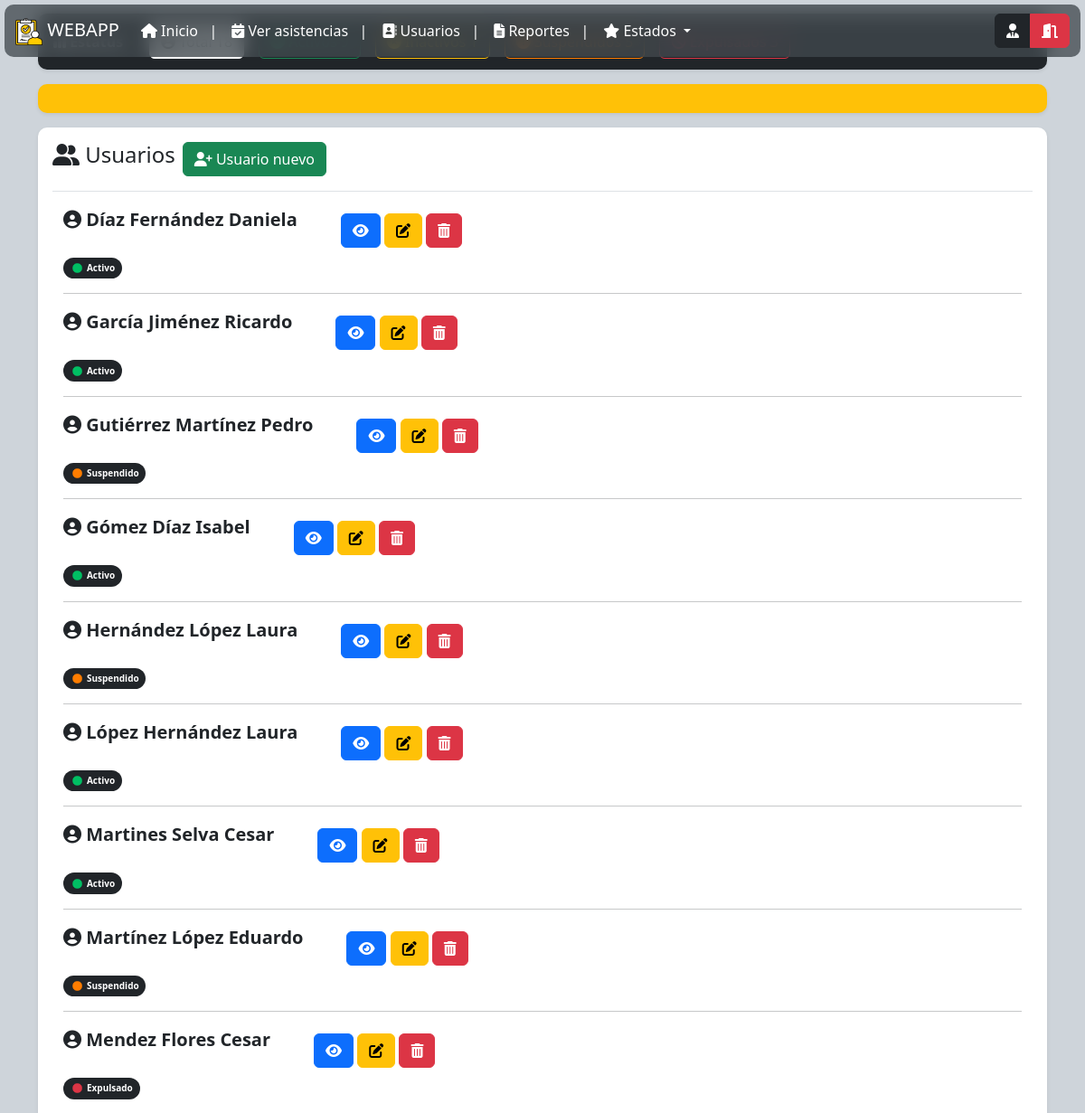
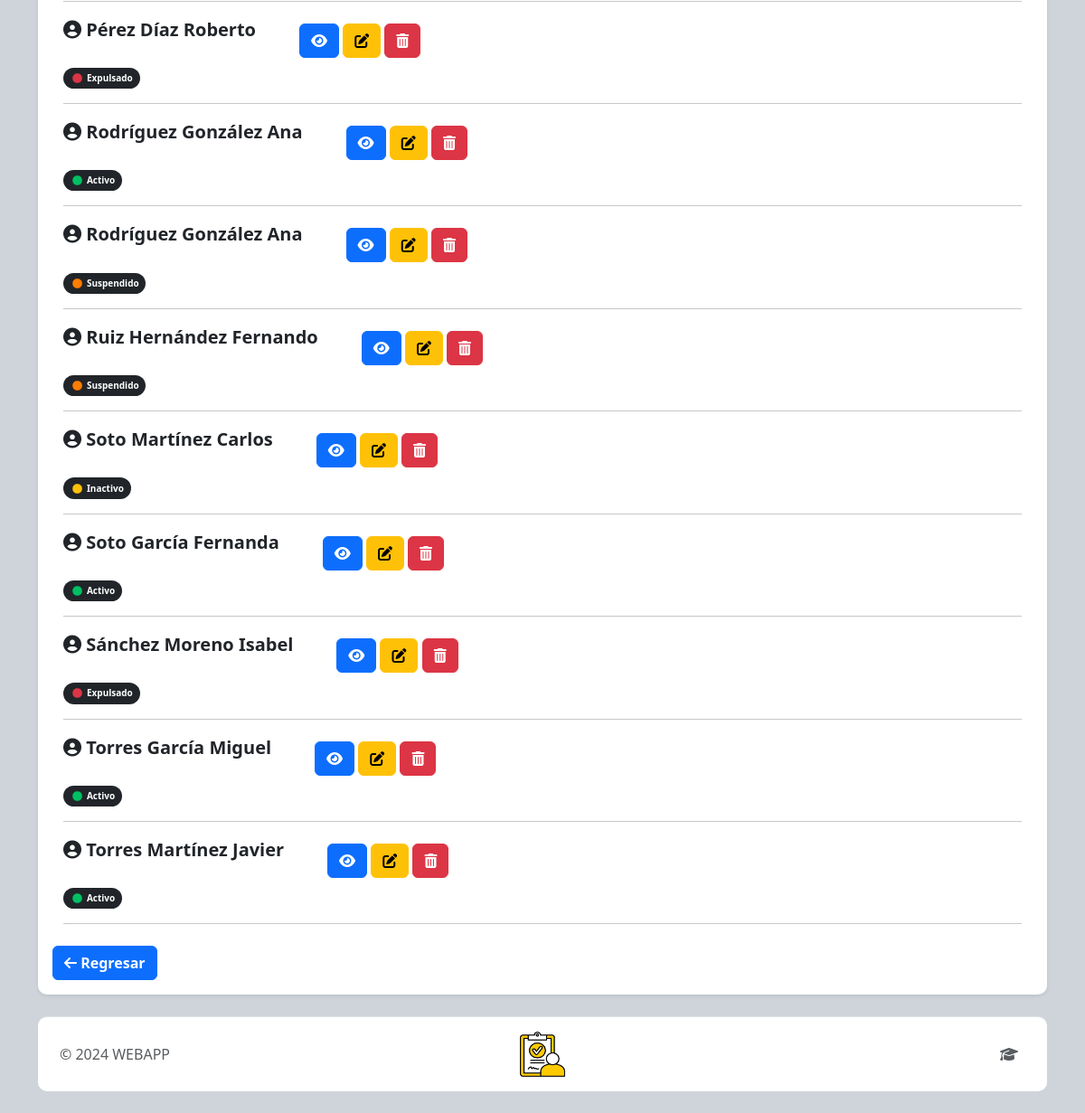
The app's page /views/admin/readAllUsuarios.php (signed in) with its own data (2 pictures, top to bottom).
### tables this page shows
CREATE TABLE `usuario` (
  `id_usuario` int(11) NOT NULL,
  `fecha_ingreso_taller` varchar(80) DEFAULT NULL,
  `nombre` varchar(50) DEFAULT NULL,
  `apellidoM` varchar(50) DEFAULT NULL,
  `apellidoP` varchar(50) DEFAULT NULL,
  `fecha_nacimiento` varchar(80) DEFAULT NULL,
  `fotografia` varchar(255) DEFAULT NULL,
  `grado` varchar(15) DEFAULT NULL,
  `profesion` varchar(100) DEFAULT NULL,
  `domicilio_profesion` varchar(200) DEFAULT NULL,
  `rfc` varchar(50) DEFAULT NULL,
  `celular` varchar(20) DEFAULT NULL,
  `correo` varchar(50) DEFAULT NULL,
  `telefonoCasa` varchar(20) DEFAULT NULL,
  `telefonoTrabajo` varchar(20) DEFAULT NULL,
  `domicilio` varchar(255) DEFAULT NULL,
  `tipoSangre` varchar(4) DEFAULT NULL,
  `padecimientos` varchar(200) DEFAULT NULL,
  `alergia` varchar(20) DEFAULT NULL,
  `seguro` varchar(50) DEFAULT NULL,
  `contacto_emergenciaNombre` varchar(100) DEFAULT NULL,
  `contacto_emergenciaTelefono` varchar(20) DEFAULT NULL,
  `conyugue` varchar(50) DEFAULT NULL,
  `conyugueCumpleaños` varchar(100) DEFAULT NULL,
  `fechagrado1` varchar(255) DEFAULT NULL,
  `fechagrado2` varchar(255) DEFAULT NULL,
  `fechagrado3` varchar(255) DEFAULT NULL,
  `estado` int(11) DEFAULT NULL
);

### models/usuarios.php (called while the page is built, shortened)
<?php
require_once("../../config/conexion.php");
class usuario
{
    private $PDO;
    public function __construct()
    {
        $con = new Conexion();
        $this->PDO = $con->open();
    }
    public function read()
    {
        $statement = "SELECT * FROM usuario";
        $query = $this->PDO->prepare($statement);
        return ($query->execute()) ? $query->fetchAll() : false;
    }
}

### config/conexion.php (called while the page is built, shortened)
<?php
    class Conexion
    {
        private $server = "localhost";
        private $db = "webapp";
        private $user = "root";
        private $password = "";
        public function open()
        {
            try {
                $this->conexion = new PDO("mysql:host=$this->server;dbname=$this->db", "$this->user", "$this->password");
                return $this->conexion;
            } catch (PDOException $e) {
                echo "Error: " . $e->getMessage();
            }
        }
    }
?>

### controllers/usuariosController.php (called while the page is built, shortened)
<?php
require_once("../../models/usuarios.php");
class usuariosController
{
    private $model;
    function __construct()
    {
        $this->model = new usuario();
    }
    public function readUsuario()
    {
        return ($this->model->read()) ? $this->model->read() : false;
    }
}

### views/admin/readAllUsuarios.php (the view, shortened to what this page needs)
<?php
require_once("template/header.php")
?>
<?php
require_once("../../controllers/usuariosController.php");
$objControl = new usuariosController();
$rows = $objControl->readUsuario();
$countActivos = 0;
$countSuspendidos = 0;
$countExpulsados = 0;
$countInactivos = 0;
if(is_array($rows)){
    foreach ($rows as $row) {
        if ($row['estado'] == 1) {
            $countActivos++;
        } elseif ($row['estado'] == 2) {
            $countSuspendidos++;
        } elseif ($row['estado'] == 3) {
            $countExpulsados++;
        } elseif ($row['estado'] == 0) {
            $countInactivos++;
        }
    }
}
if (is_array($rows)) {
    usort($rows, 'compareByApellidoP');
} else {
}
?>
<main class="container">
    <div class="nav-scroller bg-dark shadow-sm" style="border-radius: 10px; margin: 0px; margin-top: 15px;">
        <nav class="nav p-1 " aria-label="Secondary navigation">
            <div class="d-flex align-content-start flex-wrap">
                <div class="mt-2">
                    <label class="btn btn-black rounded-0" style=" pointer-events: none; color:white;">
                        <i class="fa-solid fa-chart-simple"></i> <b>Estatus</b>
                    </label>
                </div>
                <div class="mt-2">
                    <label class="btn btn-light ms-3" style="pointer-events: none;">
                        <i class="fa-solid fa-circle-user"></i>
                        Total <?= $countActivos + $countInactivos + $countSuspendidos + $countExpulsados ?>
                    </label>
                </div>
                <div class="mt-2">
                    <label class="btn btn-outline-success  ms-3" style="pointer-events: none;">
                        <i class="fa-solid fa-circle-check"></i>
                        Activos <?= $countActivos ?>
                    </label>
                </div>
                <div class="mt-2">
                    <label class="btn btn-outline-warning ms-3" style="pointer-events: none;">
                        <i class="fa-solid fa-circle-xmark"></i>
                        Inactivos <?= $countInactivos ?>
                    </label>
                </div>
                <div class="mt-2">
                    <label class="btn btn-outline ms-3" style="pointer-events: none; border-color: #ff7d00;color:#ff7d00">
                        <i class="fa-solid fa-circle-exclamation"></i>
                        Suspendidos <?= $countSuspendidos ?>
                    </label>
                </div>
                <div class="mt-2 mb-2">
                    <label class="btn btn-outline-danger ms-3" style="pointer-events: none;">
                        <i class="fa-solid fa-ban"></i>
                    </label>
                </div>
            </div>
        </nav>
    </div>
    <div class="d-flex align-items-center p-3 my-3 text-white bg-warning shadow-sm" style="border-radius: 10px;"></div>
    <div class="my-3 p-3 bg-body shadow-sm" style="border-radius: 10px;">
        <form action="asistenciaInsert.php" method="POST">
            <div class="d-flex flex-wrap  border-bottom">
                <div class="">
                    <h4 class="pb-2 mb-0"><i class="fa-solid fa-user-group fg-xl"></i>
                        Usuarios
                    </h4>
                </div>
                <?php if(empty($rows)) :?>
                <?php else : ?>
                <div class="ms-2 mb-3">
                    <a href="insertUsuario.php" class="btn btn-success"><i class="fa-solid fa-user-plus"></i> Usuario nuevo</a>
                </div>
                <?php endif; ?>
            </div>
            <?php if (empty($rows)) : ?>
                <div class="alert alert-danger" role="alert">
                    Aún no se encuentran usuarios registrados, si desea agregar usuarios <a href="insertUsuario.php" class="alert-link">pulse aquí</a>.
                </div>
            <?php else : ?>
                <div class="container pt-3">
                    <?php foreach ($rows as $row) : ?>
                        <div class="d-flex">
                            <strong class="d-block text-dark fs-5 pb-2">
                                <i class="fa-solid fa-circle-user"></i>
                                <?= $row['apellidoP'] . ' ' . $row['apellidoM'] . ' ' . $row['nombre'] ?>
                            </strong>
                            <div class="ms-5">
                                <div class="btn-group" role="group" aria-label="Basic checkbox toggle button group">
                                    <a class="btn btn-primary" href="readOneUsuario.php?id_usuario=<?= $row['id_usuario'] ?>"> <i class="fa-solid fa-eye"></i></a>
                                </div>
                                <div class="btn-group mt-2 mb-2" role="group" aria-label="Basic checkbox toggle button group">
                                    <a class="btn btn-warning" href="updateUsuario.php?id_usuario=<?= $row['id_usuario'] ?>"><i class="fa-solid fa-pen-to-square"></i></a>
                                </div>
                                <div class="btn-group" role="group" aria-label="Basic checkbox toggle button group">
                                    <a class="btn btn-danger" href="usuarioDelete.php?id_usuario=<?= $row['id_usuario'] ?>"><i class="fa-solid fa-trash-can"></i></a>
                                </div>
                            </div>
                        </div>
                        <div class="d-flex">
                            <div class="col-md-auto">
                                <span class="badge text-bg-dark rounded-pill">
                                    <img src="../src/img/<?= $row['estado'] ?>.png" alt="Estado" width="15px" height="15px">
                                    <b class="" style="font-size:smaller">
                                        <?php if ($row['estado'] == 1) {
                                            echo "Activo";
                                        } elseif ($row['estado'] == 2) {
                                            echo "Suspendido";
                                        } elseif ($row['estado'] == 3) {
                                            echo "Expulsado";
                                        } else {
                                            echo "Inactivo";
                                        }
                                        ?>
                                    </b>
                                </span>
                            </div>
                        </div>
                        <hr>
                    <?php endforeach; ?>
                </div>
            <?php endif; ?>
            <div class="d-grid gap-2 d-md-flex justify-content-md-start pt-2">
                <a href="index.php" class="btn btn-primary"><i class="fa-solid fa-arrow-left"></i> <b>Regresar</b></a>
            </div>
        </form>
    </div>
    <?php require_once("template/footer.php") ?>

### records on screen
usuario: apellidoP "Díaz", apellidoM "Fernández", nombre "Daniela", estado "Activo"
usuario: apellidoP "García", apellidoM "Jiménez", nombre "Ricardo", estado "Activo"
usuario: apellidoP "Gutiérrez", apellidoM "Martínez", nombre "Pedro", estado "Suspendido"
usuario: apellidoP "Gómez", apellidoM "Díaz", nombre "Isabel", estado "Activo"
usuario: apellidoP "Hernández", apellidoM "López", nombre "Laura", estado "Suspendido"
usuario: apellidoP "López", apellidoM "Hernández", nombre "Laura", estado "Activo"
usuario: apellidoP "Martines", apellidoM "Selva", nombre "Cesar", estado "Activo"
usuario: apellidoP "Martínez", apellidoM "López", nombre "Eduardo", estado "Suspendido"
usuario: apellidoP "Mendez", apellidoM "Flores", nombre "Cesar", estado "Expulsado"
usuario: apellidoP "Pérez", apellidoM "Díaz", nombre "Roberto", estado "Expulsado"
usuario: apellidoP "Rodríguez", apellidoM "González", nombre "Ana", estado "Activo"
usuario: apellidoP "Rodríguez", apellidoM "González", nombre "Ana", estado "Suspendido"
usuario: apellidoP "Ruiz", apellidoM "Hernández", nombre "Fernando", estado "Suspendido"
usuario: apellidoP "Soto", apellidoM "Martínez", nombre "Carlos", shows a picture, estado "Inactivo"
usuario: apellidoP "Soto", apellidoM "García", nombre "Fernanda", estado "Activo"
usuario: apellidoP "Sánchez", apellidoM "Moreno", nombre "Isabel", estado "Expulsado"
usuario: apellidoP "Torres", apellidoM "García", nombre "Miguel", estado "Activo"
usuario: apellidoP "Torres", apellidoM "Martínez", nombre "Javier", estado "Activo"

### other values on screen
$countActivos + $countInactivos + $countSuspendidos + $countExpulsados "18"
$countActivos "9"
$countInactivos "1"
$countSuspendidos "5"
